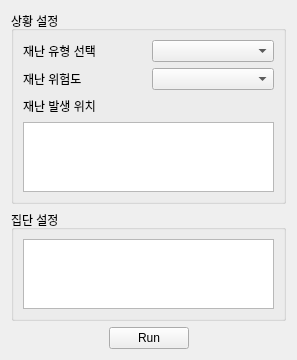
<?xml version="1.0" encoding="UTF-8"?>
<ui version="4.0">
 <class>SimulationSettingWidget</class>
 <widget class="QWidget" name="SimulationSettingWidget">
  <property name="geometry">
   <rect>
    <x>0</x>
    <y>0</y>
    <width>293</width>
    <height>349</height>
   </rect>
  </property>
  <property name="sizePolicy">
   <sizepolicy hsizetype="Preferred" vsizetype="Preferred">
    <horstretch>0</horstretch>
    <verstretch>0</verstretch>
   </sizepolicy>
  </property>
  <property name="windowTitle">
   <string>Form</string>
  </property>
  <layout class="QGridLayout" name="gridLayout">
   <item row="0" column="0">
    <layout class="QGridLayout" name="gridLayout_4">
     <item row="0" column="0">
      <widget class="QGroupBox" name="groupBox">
       <property name="title">
        <string>상황 설정</string>
       </property>
       <layout class="QGridLayout" name="gridLayout_6">
        <item row="0" column="0">
         <layout class="QHBoxLayout" name="horizontalLayout_8">
          <item>
           <widget class="QLabel" name="label_4">
            <property name="text">
             <string>재난 유형 선택</string>
            </property>
           </widget>
          </item>
          <item>
           <widget class="QComboBox" name="comboBoxType"/>
          </item>
         </layout>
        </item>
        <item row="1" column="0">
         <layout class="QHBoxLayout" name="horizontalLayout_6">
          <item>
           <widget class="QLabel" name="label_2">
            <property name="text">
             <string>재난 위험도</string>
            </property>
           </widget>
          </item>
          <item>
           <widget class="QComboBox" name="comboBoxLevel"/>
          </item>
         </layout>
        </item>
        <item row="2" column="0">
         <layout class="QGridLayout" name="gridLayout_2">
          <property name="sizeConstraint">
           <enum>QLayout::SetDefaultConstraint</enum>
          </property>
          <item row="1" column="0">
           <widget class="QLabel" name="label">
            <property name="sizePolicy">
             <sizepolicy hsizetype="Fixed" vsizetype="Preferred">
              <horstretch>0</horstretch>
              <verstretch>0</verstretch>
             </sizepolicy>
            </property>
            <property name="minimumSize">
             <size>
              <width>251</width>
              <height>20</height>
             </size>
            </property>
            <property name="contextMenuPolicy">
             <enum>Qt::NoContextMenu</enum>
            </property>
            <property name="frameShape">
             <enum>QFrame::NoFrame</enum>
            </property>
            <property name="text">
             <string>재난 발생 위치</string>
            </property>
            <property name="scaledContents">
             <bool>false</bool>
            </property>
            <property name="wordWrap">
             <bool>false</bool>
            </property>
           </widget>
          </item>
          <item row="2" column="0">
           <widget class="QTableWidget" name="TableSetSite">
            <property name="sizePolicy">
             <sizepolicy hsizetype="Expanding" vsizetype="Expanding">
              <horstretch>0</horstretch>
              <verstretch>0</verstretch>
             </sizepolicy>
            </property>
            <property name="maximumSize">
             <size>
              <width>256</width>
              <height>192</height>
             </size>
            </property>
            <property name="selectionMode">
             <enum>QAbstractItemView::MultiSelection</enum>
            </property>
           </widget>
          </item>
         </layout>
        </item>
       </layout>
      </widget>
     </item>
     <item row="2" column="0">
      <layout class="QGridLayout" name="gridLayout_3">
       <item row="0" column="0">
        <spacer name="horizontalSpacer">
         <property name="orientation">
          <enum>Qt::Horizontal</enum>
         </property>
         <property name="sizeHint" stdset="0">
          <size>
           <width>40</width>
           <height>20</height>
          </size>
         </property>
        </spacer>
       </item>
       <item row="0" column="2">
        <spacer name="horizontalSpacer_2">
         <property name="orientation">
          <enum>Qt::Horizontal</enum>
         </property>
         <property name="sizeHint" stdset="0">
          <size>
           <width>40</width>
           <height>20</height>
          </size>
         </property>
        </spacer>
       </item>
       <item row="0" column="1">
        <widget class="QPushButton" name="runButton">
         <property name="text">
          <string>Run</string>
         </property>
        </widget>
       </item>
      </layout>
     </item>
     <item row="1" column="0">
      <widget class="QGroupBox" name="groupBox_2">
       <property name="title">
        <string>집단 설정</string>
       </property>
       <layout class="QGridLayout" name="gridLayout_5">
        <item row="0" column="0">
         <widget class="QTableWidget" name="TableAllocatePeople"/>
        </item>
       </layout>
      </widget>
     </item>
    </layout>
   </item>
  </layout>
 </widget>
 <resources/>
 <connections/>
</ui>
